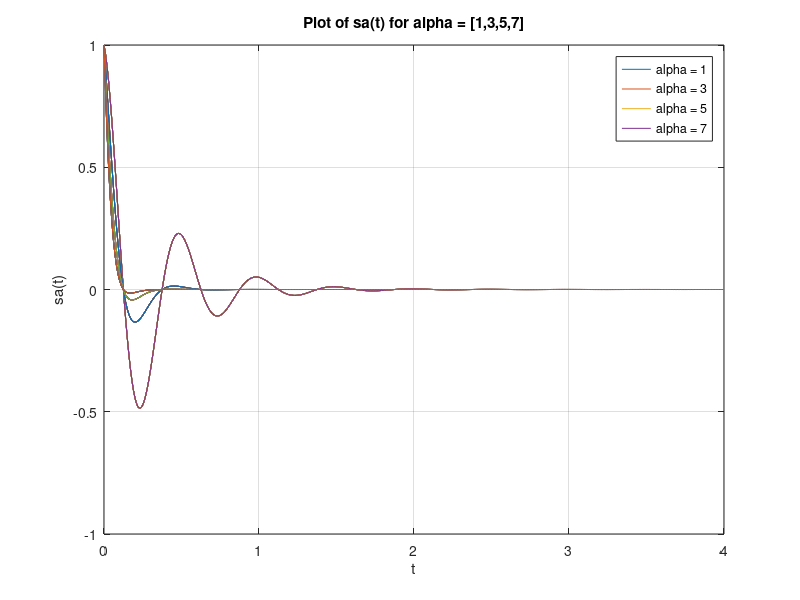

MATLAB code to generate this figure:
% Ivan Wang 501086429

% Problem C3

u = @(t) 1.0.*(t>=0); % Calculate u(t)

t = (0:0.01:4)';
T = t*ones(1,11); % Create Time Matrix

% a = alpha
for a = 1:2:7 % Creates a vector [1,3,5,7]
    % convert t into T multiplied by the diag(a) for exp
    % convert t into T for others
    sa = exp(-2*T*diag(a)).*exp(-1*T*diag(a)).*cos(4*pi*T).*u(T); % Calculate sa(t)
    plot(t,sa); % Plot sa(t)

    xlabel('t');
    ylabel('sa(t)');

    hold on; % Holds each graph until loop is complete then plots in one figure
end

grid;
title('Plot of sa(t) for alpha = [1,3,5,7]');
legend('alpha = 1', 'alpha = 3', 'alpha = 5', 'alpha = 7');


% Problem C.4
disp(size(sa))